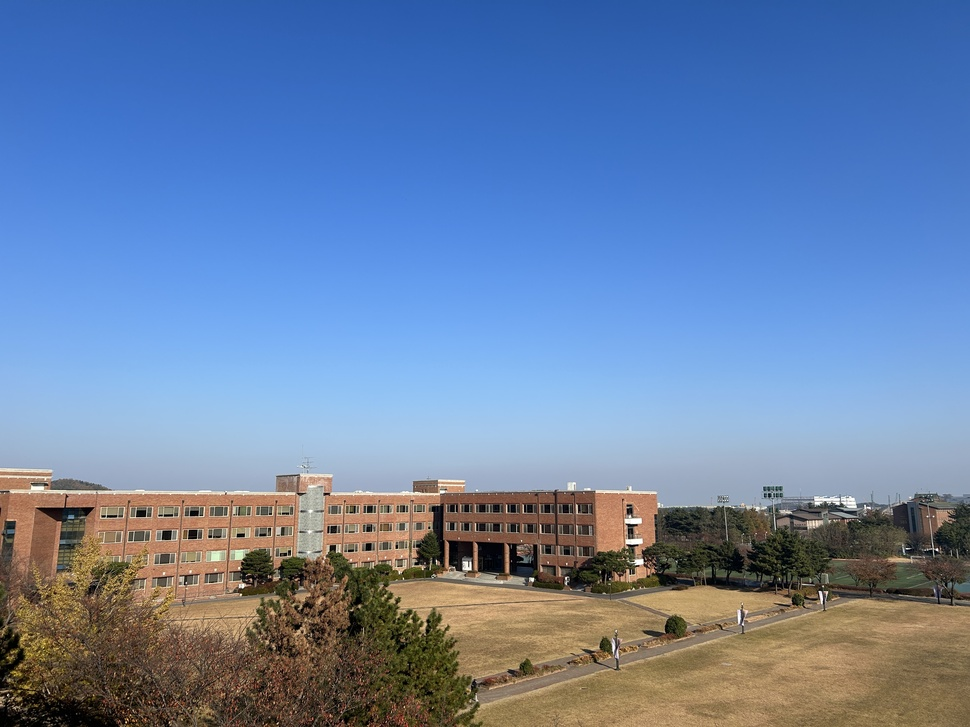
//> input picture Assignment/Project3/build/pano1.JPG, 970 x 727 px, shrunk from 4032 x 3024 before the run
$ ./22200034   (built with g++ and OpenCV 4)
//> lines starting //> are read from the running program, lines starting //| are printed output that depends on the picture; after the words box and inside, x2 and y2 are one past the last pixel; in counts of white or black regions, pixels touching at a corner belong together
#include <opencv2/opencv.hpp>
#include <iostream>

using namespace cv;
using namespace std;

int main() {
    Mat img1 = imread("pano1.JPG");
//> img1 is the input picture: 727 rows x 970 cols, CV_8UC3; mean B, G, R 167.8, 129.9, 105.1
    Mat img2 = imread("pano2.JPG");
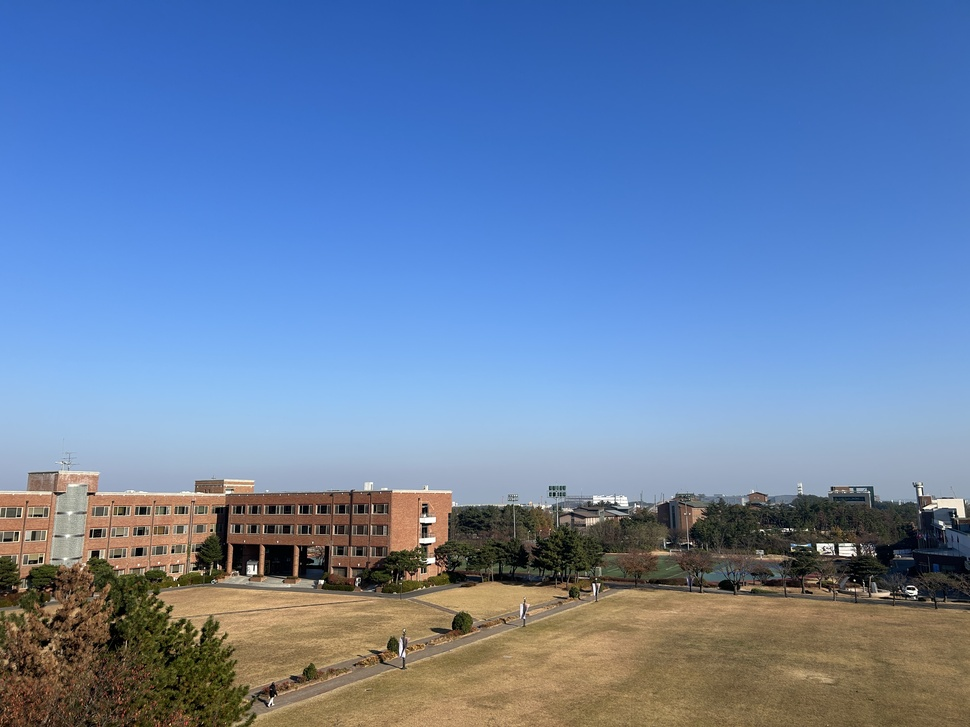
//> input picture Assignment/Project3/build/pano2.JPG, 970 x 727 px, shrunk from 4032 x 3024 before the run
//> img2 is the input picture: 727 rows x 970 cols, CV_8UC3; mean B, G, R 168, 129.4, 103.4
    Mat img3 = imread("pano3.JPG");
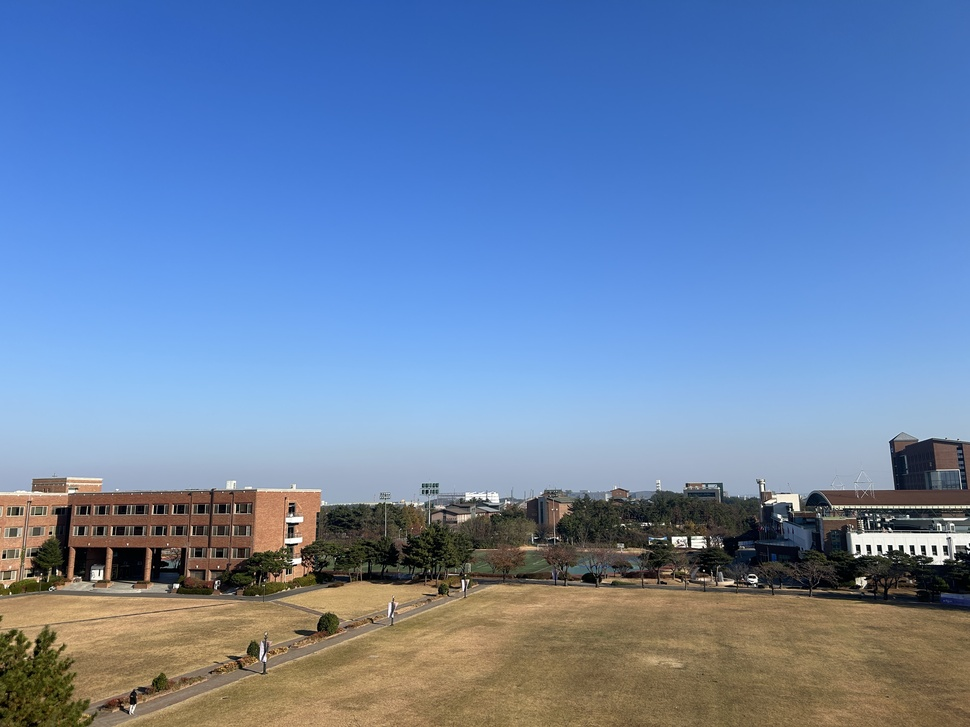
//> input picture Assignment/Project3/build/pano3.JPG, 970 x 727 px, shrunk from 4032 x 3024 before the run
//> img3 is the input picture: 727 rows x 970 cols, CV_8UC3; mean B, G, R 169.8, 131.6, 105.8
    Mat img4 = imread("pano4.JPG");
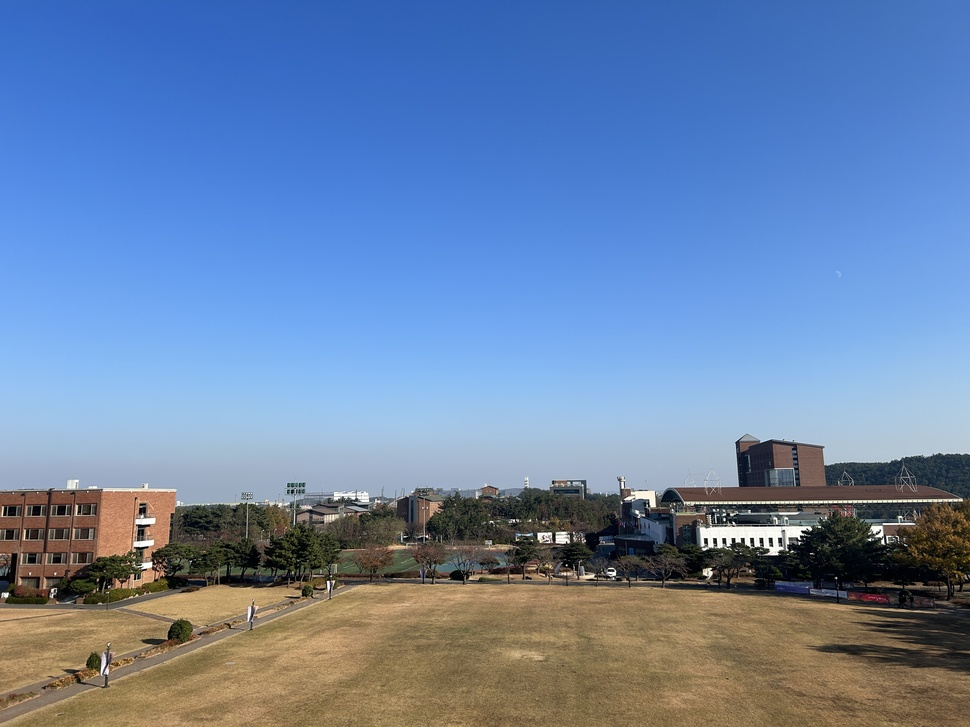
//> input picture Assignment/Project3/build/pano4.JPG, 970 x 727 px, shrunk from 4032 x 3024 before the run
//> img4 is the input picture: 727 rows x 970 cols, CV_8UC3; mean B, G, R 169.7, 131.8, 106.1

    if (img1.empty() || img2.empty() || img3.empty() || img4.empty()) {
        cout << "No such image!" << endl;
        return -1;}

    Ptr<ORB> orb = ORB::create(1000);
    BFMatcher matcher(NORM_HAMMING);

    int panoWidth = img1.cols * 4;
//> panoWidth = 3880
    int panoHeight = img1.rows * 2;
//> panoHeight = 1454
    Mat panorama = Mat::zeros(Size(panoWidth, panoHeight), img1.type());

    Point2f offset(panoWidth / 4, panoHeight / 4);
//> offset = Point(970, 363)
    Mat roi(panorama, Rect(offset.x, offset.y, img1.cols, img1.rows));
    img1.copyTo(roi);

    Mat current_pano = panorama.clone();

    for (int k = 1; k < 4; k++) {
        Mat img = (k == 1) ? img2 : (k == 2) ? img3 : img4;
        Mat descriptors1, descriptors2, H, result;
        vector<KeyPoint> keypoints1, keypoints2;
        vector<vector<DMatch>> matches;
        vector<DMatch> goodMatches;

        orb->detectAndCompute(current_pano, noArray(), keypoints1, descriptors1);
        orb->detectAndCompute(img, noArray(), keypoints2, descriptors2);

        matcher.knnMatch(descriptors1, descriptors2, matches, 2);

        float nndr = 0.75f;
        for (int i = 0; i < matches.size(); i++) {
            if (matches[i][0].distance < nndr * matches[i][1].distance) {
                goodMatches.push_back(matches[i][0]);}}

        vector<Point2f> points1, points2;

        for (size_t i = 0; i < goodMatches.size(); i++) {
            points1.push_back(keypoints1[goodMatches[i].queryIdx].pt);
            points2.push_back(keypoints2[goodMatches[i].trainIdx].pt);}

        H = findHomography(points2, points1, RANSAC);

        warpPerspective(img, result, H, panorama.size());

        Mat mask;
        cvtColor(result, mask, COLOR_BGR2GRAY);
        threshold(mask, mask, 1, 255, THRESH_BINARY);
        result.copyTo(panorama, mask);

        current_pano = panorama.clone();
    }
//> this loop made 3 passes
//> pass 1, `threshold(mask, mask, 1, 255, THRESH_BINARY);`:
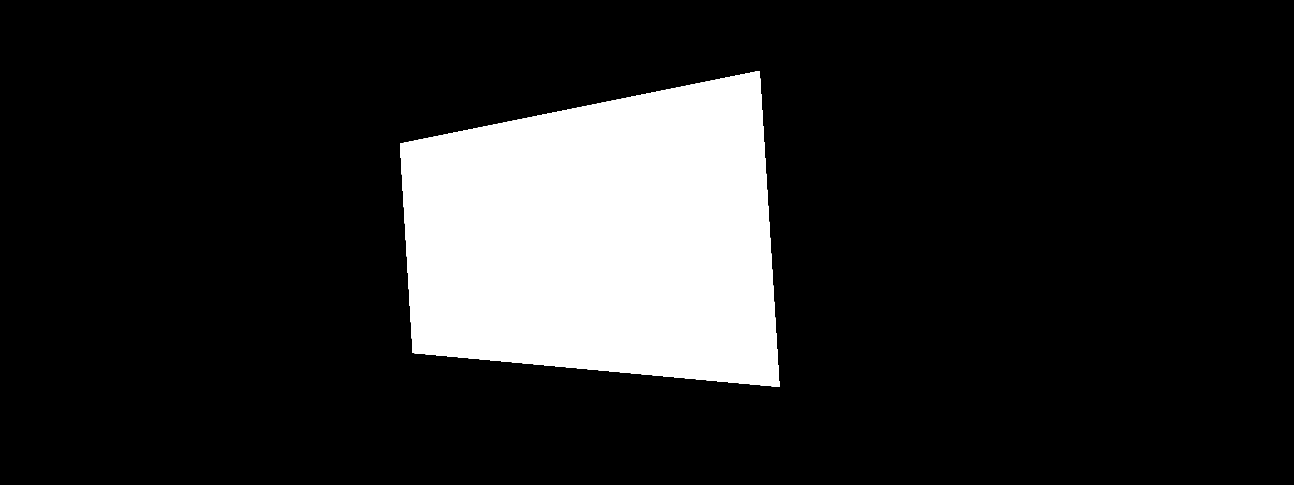
//> mask: 1454 rows x 3880 cols, CV_8UC1 (shown at 1/3 size); 15.3% white; 1 white region, box (x1, y1, x2, y2) and area: (1200, 213, 2339, 1161) 861720
//> pass 1, `result.copyTo(panorama, mask);`:
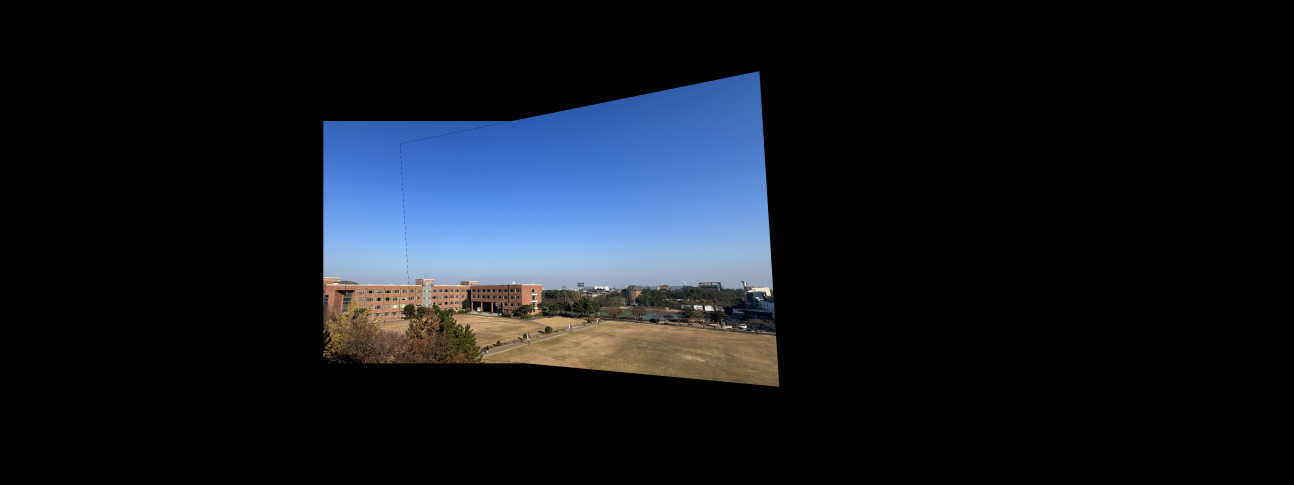
//> panorama: 1454 rows x 3880 cols, CV_8UC3 (shown at 1/3 size); mean B, G, R 31.1, 23.9, 19.2
//> after the loop:
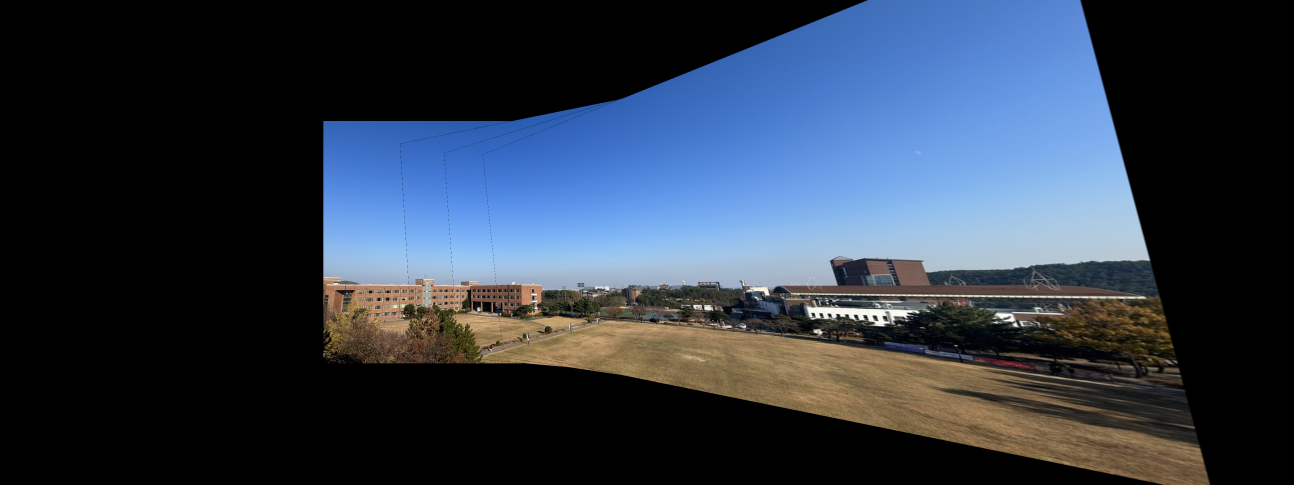
//> current_pano: 1454 rows x 3880 cols, CV_8UC3 (shown at 1/3 size); mean B, G, R 72.2, 57.4, 47.3

    Rect crop_region(offset.x, offset.y, panoWidth / 2, panoHeight / 2);
//> crop_region = Rect(970, 363, 1940, 727)
    Mat panorama_img = panorama(crop_region);
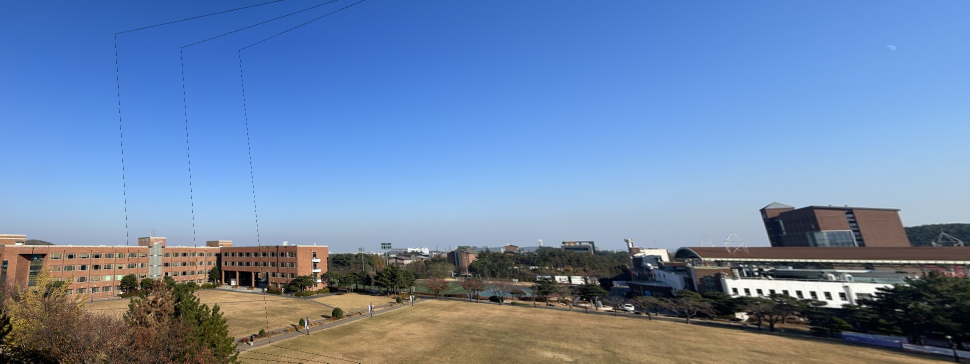
//> panorama_img: 727 rows x 1940 cols, CV_8UC3 (shown at 1/2 size); mean B, G, R 171.3, 134.4, 108.8

    imshow("panorama_img", panorama_img);
    waitKey(0);

    return 0;}
